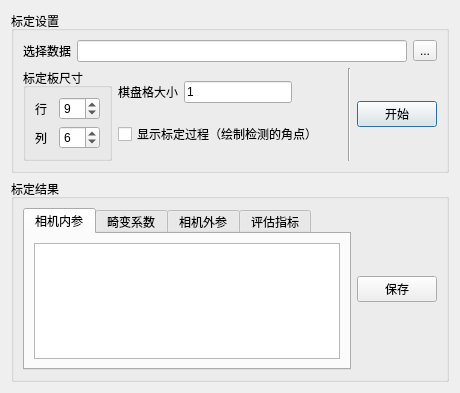
<?xml version="1.0" encoding="UTF-8"?>
<ui version="4.0">
 <class>Dialog</class>
 <widget class="QDialog" name="Dialog">
  <property name="geometry">
   <rect>
    <x>0</x>
    <y>0</y>
    <width>460</width>
    <height>393</height>
   </rect>
  </property>
  <property name="windowTitle">
   <string>棋盘标定</string>
  </property>
  <layout class="QVBoxLayout" name="verticalLayout_4">
   <item>
    <widget class="QGroupBox" name="groupBox">
     <property name="title">
      <string>标定设置</string>
     </property>
     <layout class="QVBoxLayout" name="verticalLayout_2">
      <item>
       <layout class="QHBoxLayout" name="horizontalLayout">
        <item>
         <widget class="QLabel" name="label">
          <property name="text">
           <string>选择数据</string>
          </property>
         </widget>
        </item>
        <item>
         <widget class="QLineEdit" name="lineEdit"/>
        </item>
        <item>
         <widget class="QToolButton" name="toolButton">
          <property name="text">
           <string>...</string>
          </property>
         </widget>
        </item>
       </layout>
      </item>
      <item>
       <layout class="QHBoxLayout" name="horizontalLayout_5">
        <item>
         <widget class="QGroupBox" name="groupBox_2">
          <property name="title">
           <string>标定板尺寸</string>
          </property>
          <layout class="QVBoxLayout" name="verticalLayout_3">
           <item>
            <layout class="QHBoxLayout" name="horizontalLayout_2">
             <item>
              <widget class="QLabel" name="label_2">
               <property name="text">
                <string>行</string>
               </property>
              </widget>
             </item>
             <item>
              <widget class="QSpinBox" name="spinBox">
               <property name="value">
                <number>9</number>
               </property>
              </widget>
             </item>
            </layout>
           </item>
           <item>
            <layout class="QHBoxLayout" name="horizontalLayout_3">
             <item>
              <widget class="QLabel" name="label_3">
               <property name="text">
                <string>列</string>
               </property>
              </widget>
             </item>
             <item>
              <widget class="QSpinBox" name="spinBox_2">
               <property name="value">
                <number>6</number>
               </property>
              </widget>
             </item>
            </layout>
           </item>
          </layout>
         </widget>
        </item>
        <item>
         <layout class="QVBoxLayout" name="verticalLayout">
          <item>
           <layout class="QHBoxLayout" name="horizontalLayout_4" stretch="0,0,0">
            <item>
             <widget class="QLabel" name="label_4">
              <property name="text">
               <string>棋盘格大小</string>
              </property>
             </widget>
            </item>
            <item>
             <widget class="QLineEdit" name="lineEdit_2">
              <property name="toolTip">
               <string/>
              </property>
              <property name="whatsThis">
               <string/>
              </property>
              <property name="text">
               <string>1</string>
              </property>
              <property name="dragEnabled">
               <bool>false</bool>
              </property>
              <property name="placeholderText">
               <string>单位：mm</string>
              </property>
              <property name="clearButtonEnabled">
               <bool>false</bool>
              </property>
             </widget>
            </item>
            <item>
             <spacer name="horizontalSpacer">
              <property name="orientation">
               <enum>Qt::Horizontal</enum>
              </property>
              <property name="sizeHint" stdset="0">
               <size>
                <width>40</width>
                <height>20</height>
               </size>
              </property>
             </spacer>
            </item>
           </layout>
          </item>
          <item>
           <widget class="QCheckBox" name="checkBox">
            <property name="text">
             <string>显示标定过程（绘制检测的角点）</string>
            </property>
            <property name="checked">
             <bool>false</bool>
            </property>
           </widget>
          </item>
         </layout>
        </item>
        <item>
         <widget class="Line" name="line">
          <property name="orientation">
           <enum>Qt::Vertical</enum>
          </property>
         </widget>
        </item>
        <item>
         <widget class="QPushButton" name="pushButton">
          <property name="text">
           <string>开始</string>
          </property>
         </widget>
        </item>
       </layout>
      </item>
     </layout>
    </widget>
   </item>
   <item>
    <widget class="QGroupBox" name="groupBox_3">
     <property name="title">
      <string>标定结果</string>
     </property>
     <layout class="QHBoxLayout" name="horizontalLayout_6">
      <item>
       <widget class="QTabWidget" name="tabWidget">
        <property name="currentIndex">
         <number>0</number>
        </property>
        <widget class="QWidget" name="tab">
         <attribute name="title">
          <string>相机内参</string>
         </attribute>
         <layout class="QHBoxLayout" name="horizontalLayout_7">
          <item>
           <widget class="QTextBrowser" name="textBrowser">
            <property name="html">
             <string>&lt;!DOCTYPE HTML PUBLIC &quot;-//W3C//DTD HTML 4.0//EN&quot; &quot;http://www.w3.org/TR/REC-html40/strict.dtd&quot;&gt;
&lt;html&gt;&lt;head&gt;&lt;meta name=&quot;qrichtext&quot; content=&quot;1&quot; /&gt;&lt;meta charset=&quot;utf-8&quot; /&gt;&lt;style type=&quot;text/css&quot;&gt;
p, li { white-space: pre-wrap; }
hr { height: 1px; border-width: 0; }
&lt;/style&gt;&lt;/head&gt;&lt;body style=&quot; font-family:'Microsoft YaHei UI'; font-size:9pt; font-weight:400; font-style:normal;&quot;&gt;
&lt;p style=&quot;-qt-paragraph-type:empty; margin-top:0px; margin-bottom:0px; margin-left:0px; margin-right:0px; -qt-block-indent:0; text-indent:0px;&quot;&gt;&lt;br /&gt;&lt;/p&gt;&lt;/body&gt;&lt;/html&gt;</string>
            </property>
           </widget>
          </item>
         </layout>
        </widget>
        <widget class="QWidget" name="tab_2">
         <attribute name="title">
          <string>畸变系数</string>
         </attribute>
         <layout class="QHBoxLayout" name="horizontalLayout_8">
          <item>
           <widget class="QTextBrowser" name="textBrowser_2">
            <property name="html">
             <string>&lt;!DOCTYPE HTML PUBLIC &quot;-//W3C//DTD HTML 4.0//EN&quot; &quot;http://www.w3.org/TR/REC-html40/strict.dtd&quot;&gt;
&lt;html&gt;&lt;head&gt;&lt;meta name=&quot;qrichtext&quot; content=&quot;1&quot; /&gt;&lt;meta charset=&quot;utf-8&quot; /&gt;&lt;style type=&quot;text/css&quot;&gt;
p, li { white-space: pre-wrap; }
hr { height: 1px; border-width: 0; }
&lt;/style&gt;&lt;/head&gt;&lt;body style=&quot; font-family:'Microsoft YaHei UI'; font-size:9pt; font-weight:400; font-style:normal;&quot;&gt;
&lt;p style=&quot;-qt-paragraph-type:empty; margin-top:0px; margin-bottom:0px; margin-left:0px; margin-right:0px; -qt-block-indent:0; text-indent:0px;&quot;&gt;&lt;br /&gt;&lt;/p&gt;&lt;/body&gt;&lt;/html&gt;</string>
            </property>
           </widget>
          </item>
         </layout>
        </widget>
        <widget class="QWidget" name="tab_3">
         <attribute name="title">
          <string>相机外参</string>
         </attribute>
         <layout class="QHBoxLayout" name="horizontalLayout_9">
          <item>
           <widget class="QTextBrowser" name="textBrowser_3">
            <property name="html">
             <string>&lt;!DOCTYPE HTML PUBLIC &quot;-//W3C//DTD HTML 4.0//EN&quot; &quot;http://www.w3.org/TR/REC-html40/strict.dtd&quot;&gt;
&lt;html&gt;&lt;head&gt;&lt;meta name=&quot;qrichtext&quot; content=&quot;1&quot; /&gt;&lt;meta charset=&quot;utf-8&quot; /&gt;&lt;style type=&quot;text/css&quot;&gt;
p, li { white-space: pre-wrap; }
hr { height: 1px; border-width: 0; }
&lt;/style&gt;&lt;/head&gt;&lt;body style=&quot; font-family:'Microsoft YaHei UI'; font-size:9pt; font-weight:400; font-style:normal;&quot;&gt;
&lt;p style=&quot;-qt-paragraph-type:empty; margin-top:0px; margin-bottom:0px; margin-left:0px; margin-right:0px; -qt-block-indent:0; text-indent:0px;&quot;&gt;&lt;br /&gt;&lt;/p&gt;&lt;/body&gt;&lt;/html&gt;</string>
            </property>
           </widget>
          </item>
         </layout>
        </widget>
        <widget class="QWidget" name="tab_4">
         <attribute name="title">
          <string>评估指标</string>
         </attribute>
         <layout class="QHBoxLayout" name="horizontalLayout_10">
          <item>
           <widget class="QTextBrowser" name="textBrowser_4">
            <property name="html">
             <string>&lt;!DOCTYPE HTML PUBLIC &quot;-//W3C//DTD HTML 4.0//EN&quot; &quot;http://www.w3.org/TR/REC-html40/strict.dtd&quot;&gt;
&lt;html&gt;&lt;head&gt;&lt;meta name=&quot;qrichtext&quot; content=&quot;1&quot; /&gt;&lt;meta charset=&quot;utf-8&quot; /&gt;&lt;style type=&quot;text/css&quot;&gt;
p, li { white-space: pre-wrap; }
hr { height: 1px; border-width: 0; }
&lt;/style&gt;&lt;/head&gt;&lt;body style=&quot; font-family:'Microsoft YaHei UI'; font-size:9pt; font-weight:400; font-style:normal;&quot;&gt;
&lt;p style=&quot;-qt-paragraph-type:empty; margin-top:0px; margin-bottom:0px; margin-left:0px; margin-right:0px; -qt-block-indent:0; text-indent:0px;&quot;&gt;&lt;br /&gt;&lt;/p&gt;&lt;/body&gt;&lt;/html&gt;</string>
            </property>
           </widget>
          </item>
         </layout>
        </widget>
       </widget>
      </item>
      <item>
       <widget class="QPushButton" name="pushButton_2">
        <property name="text">
         <string>保存</string>
        </property>
       </widget>
      </item>
     </layout>
    </widget>
   </item>
  </layout>
 </widget>
 <resources/>
 <connections/>
</ui>
